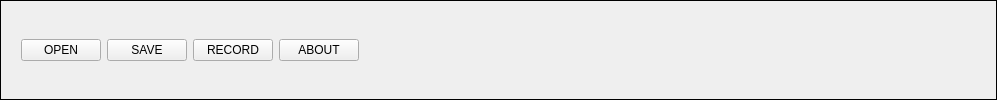
        <widget class="QFrame" name="frame_2">
         <property name="frameShape">
          <enum>QFrame::Box</enum>
         </property>
         <layout class="QHBoxLayout" name="horizontalLayout_5">
          <item>
           <widget class="QFrame" name="frame">
            <property name="frameShape">
             <enum>QFrame::NoFrame</enum>
            </property>
            <layout class="QHBoxLayout" name="horizontalLayout">
             <item>
              <widget class="QPushButton" name="btn_open">
               <property name="text">
                <string>OPEN</string>
               </property>
              </widget>
             </item>
             <item>
              <widget class="QPushButton" name="btn_save">
               <property name="text">
                <string>SAVE</string>
               </property>
              </widget>
             </item>
             <item>
              <widget class="QPushButton" name="btn_record">
               <property name="text">
                <string>RECORD</string>
               </property>
              </widget>
             </item>
             <item>
              <widget class="QPushButton" name="btn_about">
               <property name="text">
                <string>ABOUT</string>
               </property>
              </widget>
             </item>
            </layout>
           </widget>
          </item>
          <item>
           <spacer name="horizontalSpacer">
            <property name="orientation">
             <enum>Qt::Horizontal</enum>
            </property>
            <property name="sizeType">
             <enum>QSizePolicy::Preferred</enum>
            </property>
            <property name="sizeHint" stdset="0">
             <size>
              <width>617</width>
              <height>20</height>
             </size>
            </property>
           </spacer>
          </item>
         </layout>
        </widget>
